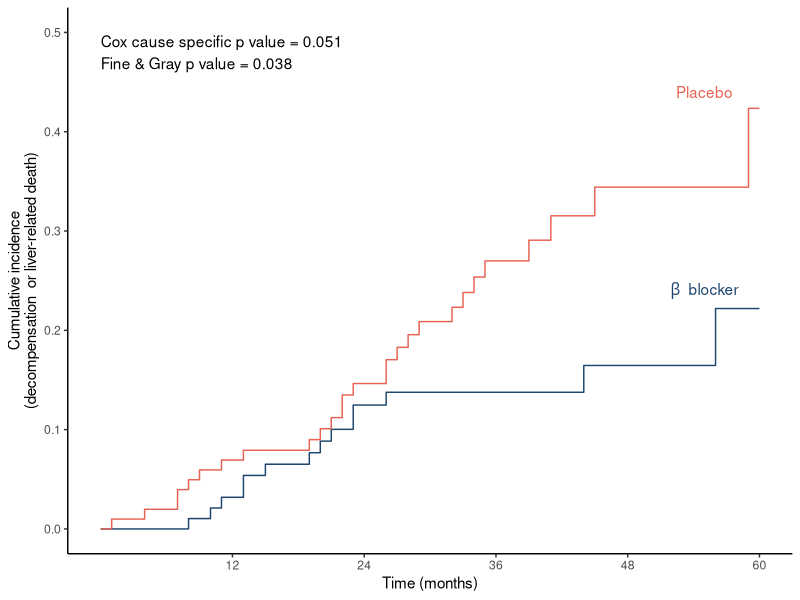

R code for this plot:
library(tidyverse)
library(survival)
library(cmprsk)


## Data load
predesci <- 
  read_csv("predesci_data.csv") %>%
  mutate(
    binary = if_else(outcome == 1, 1, 0),
    group_num = if_else(group == "bb", 0, 1)
  )

## Survival comparisons
### Cause specific
cox_fit <- coxph(Surv(time, binary) ~ group_num, data = predesci)
cox_pval <- round(summary(cox_fit)$coefficients[1,5],3)

### Competing risk
cum_inc_out <- cuminc(predesci$time, predesci$outcome, predesci$group, cencode = 0)
cmprsk_pval <-round(cum_inc_out$Tests[[1,2]], 3)

## Plot cumulative incidence decompensation / liver-related mortality
### Cumulative incidence curve data prep
cum_inc_data <-
  cum_inc_out %>%
  list_modify("Tests" = NULL) %>%
  map_df(`[`, c("time", "est", "var"), .id = "id") %>%
  mutate(id = recode(
    id,
    "bb 1" = "bb:Decomp/dead",
    "pbo 1" = "pbo:Decomp/dead",
    "bb 2" = "bb:Transplant",
    "pbo 2" = "pbo:Transplant",
    "bb 3" = "bb:Non-liver",
    "pbo 3" = "pbo:Non-liver")
  ) %>%
  separate(id, c("Group", "Cause"), ":")

### Plot to match PREDESCI manuscript figure 2
predesci_plot <-
  ggplot(
    cum_inc_data %>% filter(Cause == "Decomp/dead")) +
  geom_step(
    aes(x = time, y = est, colour = Group)
  ) +
  scale_colour_manual(values = c("#1e466e", "#e76254")) +
  scale_x_continuous(
    breaks = c(12, 24, 36, 48, 60),
    limits = c(0, 60),
    name = "Time (months)"
  ) +
  ylab("Cumulative incidence\n(decompensation  or liver-related death)") +
  ylim(0, 0.5) +
  theme_classic() +
  theme(legend.position = "none") +
  # annotate("text", x = 8, y = 0.40, label = glue::glue("p = {p_val}"))  +
  annotate("text", x = 55, y = 0.44, label = "Placebo", colour = "#e76254") +
  annotate("text", x = 55, y = 0.24, label = expression(beta ~ " blocker"), colour = "#1e466e") +
  annotate("text", x = 0, y = 0.48, 
           label = glue::glue("Cox cause specific p value = {cox_pval}\nFine & Gray p value = {cmprsk_pval}"),
           hjust = 0)


jpeg("PREDESCI_data_plot.jpeg", width = 4, height = 4, units = "in", res = 300)
predesci_plot
dev.off()
